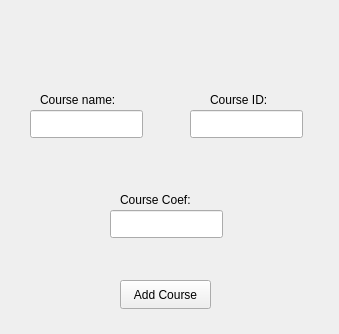
<?xml version="1.0" encoding="UTF-8"?>
<ui version="4.0">
 <class>WaddCourse</class>
 <widget class="QWidget" name="WaddCourse">
  <property name="geometry">
   <rect>
    <x>0</x>
    <y>0</y>
    <width>339</width>
    <height>334</height>
   </rect>
  </property>
  <property name="windowTitle">
   <string>Form</string>
  </property>
  <widget class="QLineEdit" name="CourseName">
   <property name="geometry">
    <rect>
     <x>30</x>
     <y>110</y>
     <width>113</width>
     <height>28</height>
    </rect>
   </property>
  </widget>
  <widget class="QLineEdit" name="courseID">
   <property name="geometry">
    <rect>
     <x>190</x>
     <y>110</y>
     <width>113</width>
     <height>28</height>
    </rect>
   </property>
  </widget>
  <widget class="QLineEdit" name="CourseCoef">
   <property name="geometry">
    <rect>
     <x>110</x>
     <y>210</y>
     <width>113</width>
     <height>28</height>
    </rect>
   </property>
  </widget>
  <widget class="QLabel" name="label">
   <property name="geometry">
    <rect>
     <x>40</x>
     <y>90</y>
     <width>101</width>
     <height>20</height>
    </rect>
   </property>
   <property name="text">
    <string>Course name:</string>
   </property>
  </widget>
  <widget class="QLabel" name="label_2">
   <property name="geometry">
    <rect>
     <x>120</x>
     <y>190</y>
     <width>91</width>
     <height>20</height>
    </rect>
   </property>
   <property name="text">
    <string>Course Coef:</string>
   </property>
  </widget>
  <widget class="QLabel" name="label_3">
   <property name="geometry">
    <rect>
     <x>210</x>
     <y>90</y>
     <width>71</width>
     <height>20</height>
    </rect>
   </property>
   <property name="text">
    <string>Course ID:</string>
   </property>
  </widget>
  <widget class="QPushButton" name="addCourse">
   <property name="geometry">
    <rect>
     <x>120</x>
     <y>280</y>
     <width>91</width>
     <height>29</height>
    </rect>
   </property>
   <property name="text">
    <string>Add Course</string>
   </property>
  </widget>
 </widget>
 <resources/>
 <connections/>
</ui>
